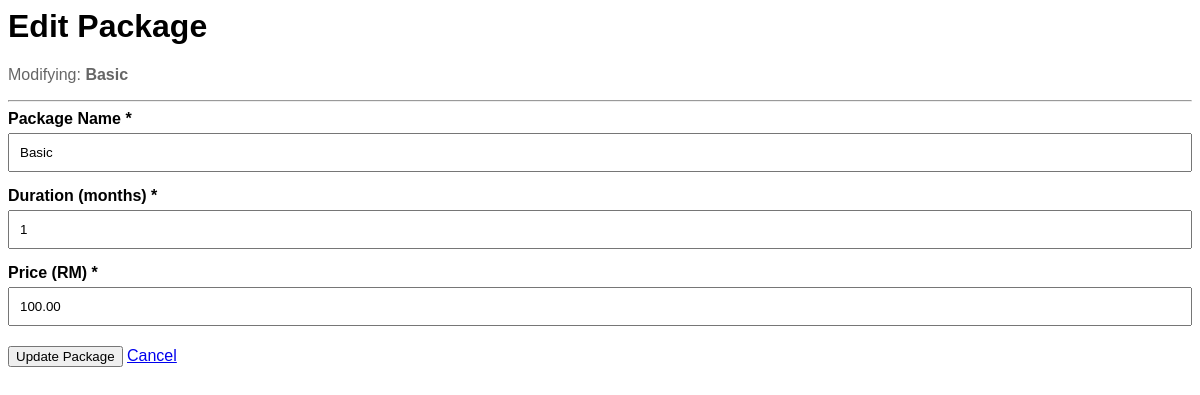
Page /admin/package_edit.php?id=1 (signed in) on the committed database.
### tables this page shows
CREATE TABLE `membership_packages` (
  `package_id` int(11) NOT NULL,
  `package_name` varchar(100) NOT NULL,
  `duration` int(11) NOT NULL COMMENT 'Duration in months',
  `price` decimal(10,2) NOT NULL
);

### admin/package_edit.php (the view, shortened to what this page needs)
<?php
require_once '../connectdb.php';
$id = $_GET['id'] ?? 0;
$stmt = $conn->prepare("SELECT * FROM membership_packages WHERE package_id = ?");
$stmt->bind_param("i", $id);
$stmt->execute();
$result = $stmt->get_result();
$pkg = $result->fetch_assoc();
?>
<div class="admin-layout">
    <div class="card">
        <h1>Edit Package</h1>
        <p style="color: #666;">Modifying: <strong><?php echo htmlspecialchars($pkg['package_name']); ?></strong></p>
        <hr>
        <form method="POST">
            <div class="form-group">
                <label for="package_name">Package Name *</label>
                <input type="text" id="package_name" name="package_name"
                       value="<?php echo htmlspecialchars($pkg['package_name']); ?>" required>
            </div>
            <div class="form-group">
                <label for="duration">Duration (months) *</label>
                <input type="number" id="duration" name="duration" min="1"
                       value="<?php echo $pkg['duration']; ?>" required>
            </div>
            <div class="form-group">
                <label for="price">Price (RM) *</label>
                <input type="number" id="price" name="price" step="0.01" min="0.01"
                       value="<?php echo $pkg['price']; ?>" required>
            </div>
            <div style="margin-top: 20px;">
                <button type="submit" class="btn btn-primary">Update Package</button>
                <a href="packages.php" class="btn btn-secondary">Cancel</a>
            </div>
        </form>
    </div>
</div>

### rows in the picture
membership_packages: package_name "Basic", duration "1", price "100.00"
